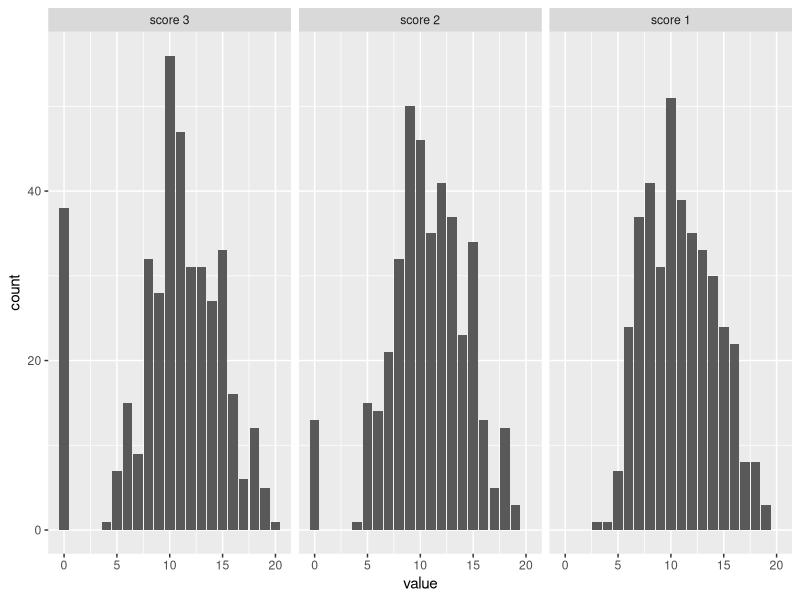
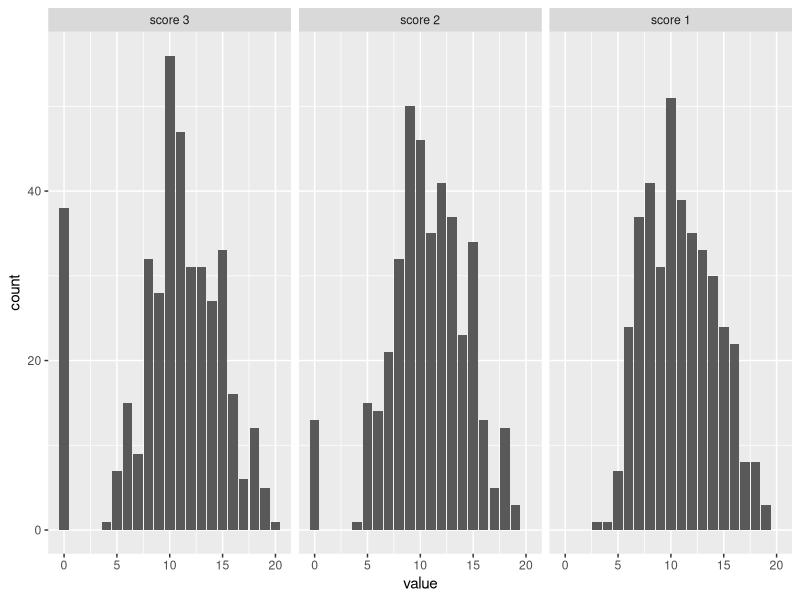

These figures' R source, in order: (Note: this script raises an error after producing the figures.)
setwd(dirname(rstudioapi::getActiveDocumentContext()$path))
library(openxlsx)
library(tidyverse)
library(lubridate)

# openxlsx
math_scores <- openxlsx::read.xlsx("./data-raw/student-performance.xlsx",
                                   sheet = "Math scores")
port_scores <- openxlsx::read.xlsx("./data-raw/student-performance.xlsx",
                                   sheet = "Portuguese scores")

# tidyr
math_longer <- pivot_longer(math_scores, cols = c("G1", "G2", "G3"))

# forcats
math_longer$name <- factor(math_longer$name)
math_longer$name <- fct_recode(
  math_longer$name,
  "score 1" = "G1",
  "score 2" = "G2",
  "score 3" = "G3"
)
math_longer$name <- fct_relevel(math_longer$name, "score 3", "score 2")

# ggplot
ggplot(math_longer, aes(x = value)) +
  geom_bar() +
  facet_wrap(~ name)
ggsave("./moji-rezultati/primer-graf.png", width = 4, height = 3)

# dplyr
math_smaller <- math_scores %>%
  slice(1:5) %>%
  select(school, sex, famsize, G1)

# stringr
math_smaller$famsize <- str_replace(math_smaller$famsize,
                                    "3",
                                    "-3")

# lubridate
datetimes <- seq(ymd_hms("2020-06-12 23:04:30"),
                 ymd_hms("2020-06-16 23:04:30"),
                 by = "day")
datetimes <- datetimes + days(1) + hours(1)
math_smaller$date <- date(datetimes)

# readr
write_csv2(math_smaller, "./moji-rezultati/primer-csv.csv")
